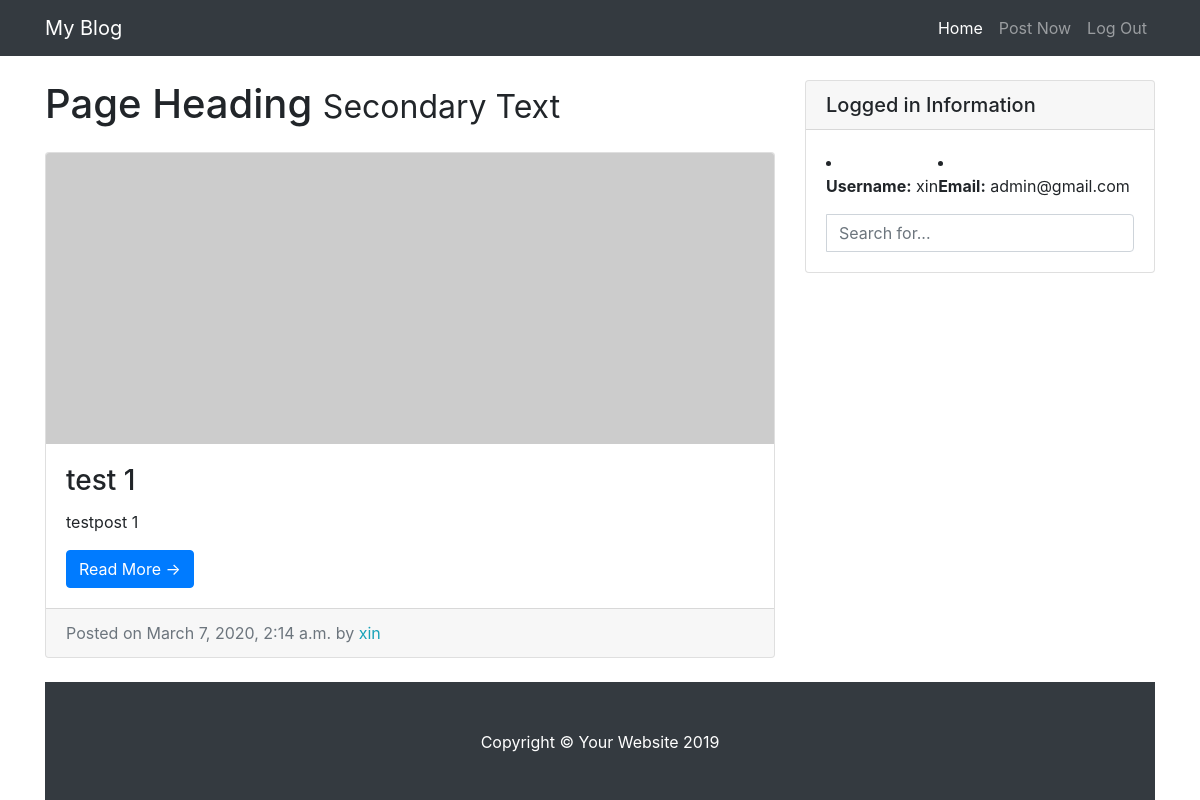
The app's page / (signed in), older data.
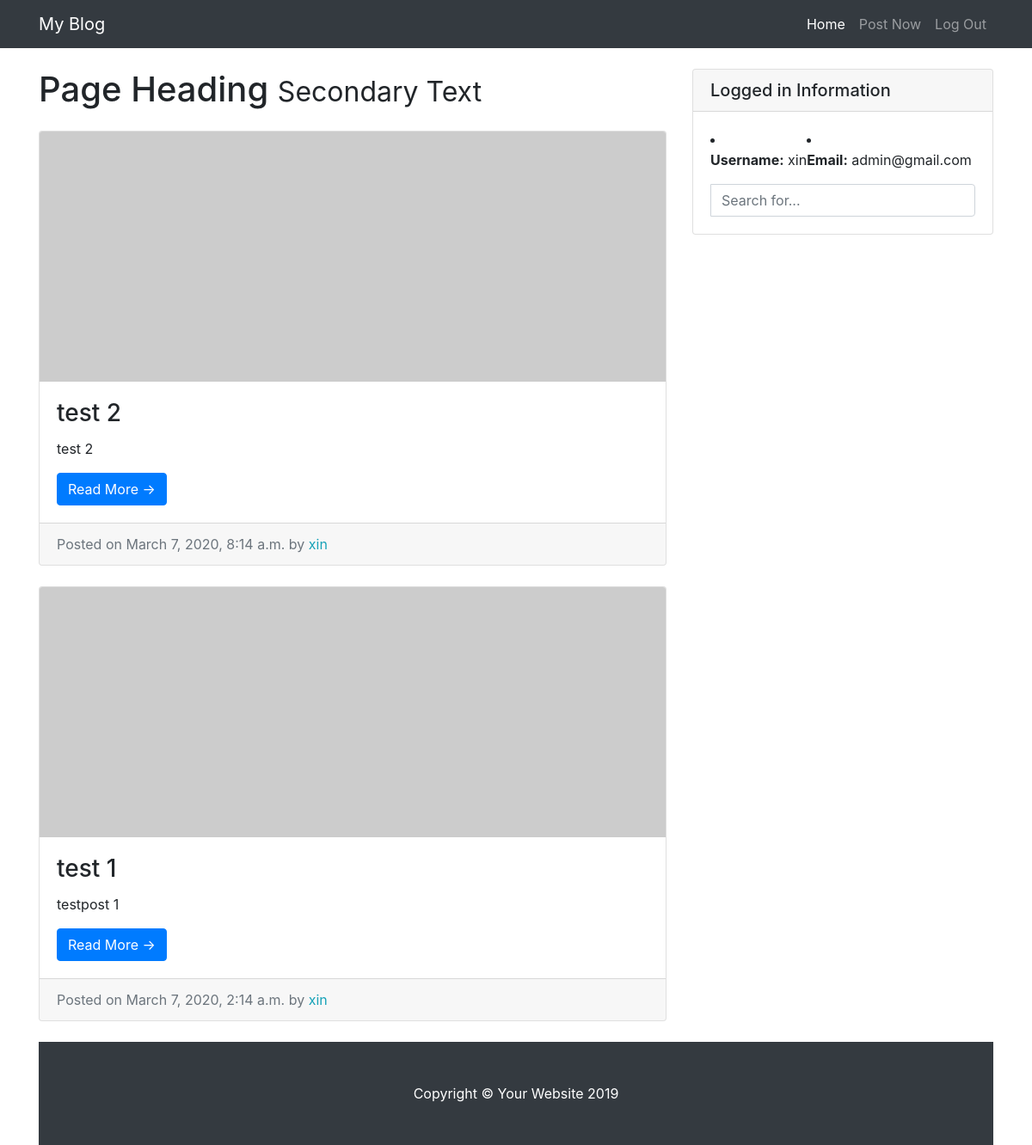
The same page, newer data.
### entries/models.py (models this page shows, shortened)
class Entry(models.Model):
    entry_title = models.CharField(max_length=50)
    entry_text = models.TextField()
    entry_date = models.DateTimeField(auto_now_add=True)
    entry_author = models.ForeignKey(User, on_delete=models.CASCADE)
    class Meta:
        verbose_name_plural = "entries"

### entries/views.py (the view)
# urls.py: path('', HomeView.as_view(), name = 'blog-home'),
class HomeView( LoginRequiredMixin, ListView):
    model = Entry
    template_name = 'entries/index.html'
    context_object_name = "blog_entries"
    ordering = ['-entry_date']
    paginate_by = 3

### entries/templates/entries/index.html (shortened to what this page needs)
{% extends "entries/base.html" %}
      {% block content %}
      <div class="col-md-8">
        <h1 class="my-4">Page Heading
          <small>Secondary Text</small>
        </h1>
        {% for entry in blog_entries %}
        <div class="card mb-4">
          <img class="card-img-top" src="http://placehold.it/750x300" alt="Card image cap">
          <div class="card-body">
            <h3 class="card-title">{{ entry.entry_title }}</h3>
            <p class="card-text">{{ entry.entry_text|truncatechars:100  }}</p>
            <a href="{% url 'entry-detail' entry.pk %}" class="btn btn-primary">Read More &rarr;</a>
          </div>
          <div class="card-footer text-muted">
            Posted on {{ entry.entry_date }} by
            <span class="text-info mr-2">{{ entry.entry_author }}</span>
          </div>
        </div>
        {% endfor %}
      </div>
      {% endblock %}

Row changes from the older to the newer data that the page shows:
added Entry: entry_title "test 2", entry_text "test 2", entry_date "March 7, 2020, 8:14 a.m.", entry_author "xin"
